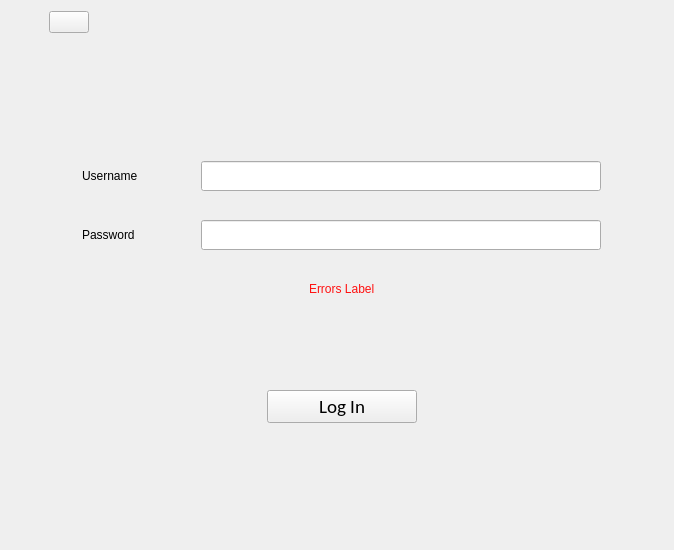
<?xml version="1.0" encoding="UTF-8"?>
<ui version="4.0">
 <class>mainLoginFrame</class>
 <widget class="QFrame" name="mainLoginFrame">
  <property name="geometry">
   <rect>
    <x>0</x>
    <y>0</y>
    <width>674</width>
    <height>550</height>
   </rect>
  </property>
  <property name="windowTitle">
   <string>Frame</string>
  </property>
  <layout class="QHBoxLayout" name="horizontalLayout">
   <item>
    <layout class="QVBoxLayout" name="verticalLayout">
     <property name="leftMargin">
      <number>38</number>
     </property>
     <property name="rightMargin">
      <number>27</number>
     </property>
     <item alignment="Qt::AlignLeft">
      <widget class="QPushButton" name="goBackButton">
       <property name="statusTip">
        <string>Go Back</string>
       </property>
       <property name="text">
        <string/>
       </property>
       <property name="icon">
        <iconset>
         <normaloff>left_arrow.png</normaloff>left_arrow.png</iconset>
       </property>
       <property name="iconSize">
        <size>
         <width>24</width>
         <height>24</height>
        </size>
       </property>
      </widget>
     </item>
     <item>
      <spacer name="verticalSpacer_2">
       <property name="orientation">
        <enum>Qt::Vertical</enum>
       </property>
       <property name="sizeType">
        <enum>QSizePolicy::Fixed</enum>
       </property>
       <property name="sizeHint" stdset="0">
        <size>
         <width>20</width>
         <height>100</height>
        </size>
       </property>
      </spacer>
     </item>
     <item>
      <widget class="QFrame" name="loginInputFrame">
       <property name="maximumSize">
        <size>
         <width>600</width>
         <height>200</height>
        </size>
       </property>
       <property name="frameShape">
        <enum>QFrame::NoFrame</enum>
       </property>
       <property name="frameShadow">
        <enum>QFrame::Raised</enum>
       </property>
       <layout class="QGridLayout" name="gridLayout">
        <property name="leftMargin">
         <number>20</number>
        </property>
        <property name="rightMargin">
         <number>20</number>
        </property>
        <item row="1" column="0">
         <spacer name="verticalSpacer_4">
          <property name="orientation">
           <enum>Qt::Vertical</enum>
          </property>
          <property name="sizeType">
           <enum>QSizePolicy::Fixed</enum>
          </property>
          <property name="sizeHint" stdset="0">
           <size>
            <width>20</width>
            <height>10</height>
           </size>
          </property>
         </spacer>
        </item>
        <item row="2" column="1">
         <widget class="QLineEdit" name="passwordLineEdit">
          <property name="maximumSize">
           <size>
            <width>400</width>
            <height>30</height>
           </size>
          </property>
          <property name="statusTip">
           <string>Password</string>
          </property>
          <property name="echoMode">
           <enum>QLineEdit::Password</enum>
          </property>
         </widget>
        </item>
        <item row="0" column="0">
         <widget class="QLabel" name="usernameLabel">
          <property name="maximumSize">
           <size>
            <width>100</width>
            <height>33</height>
           </size>
          </property>
          <property name="statusTip">
           <string>Username</string>
          </property>
          <property name="text">
           <string>Username</string>
          </property>
         </widget>
        </item>
        <item row="2" column="0">
         <widget class="QLabel" name="passwordLabel">
          <property name="maximumSize">
           <size>
            <width>100</width>
            <height>33</height>
           </size>
          </property>
          <property name="statusTip">
           <string>Password</string>
          </property>
          <property name="text">
           <string>Password</string>
          </property>
         </widget>
        </item>
        <item row="0" column="1">
         <widget class="QLineEdit" name="usernameLineEdit">
          <property name="maximumSize">
           <size>
            <width>400</width>
            <height>30</height>
           </size>
          </property>
          <property name="statusTip">
           <string>Username</string>
          </property>
         </widget>
        </item>
       </layout>
      </widget>
     </item>
     <item alignment="Qt::AlignHCenter">
      <widget class="QLabel" name="errorsLabel">
       <property name="maximumSize">
        <size>
         <width>400</width>
         <height>20</height>
        </size>
       </property>
       <property name="text">
        <string>&lt;html&gt;&lt;head/&gt;&lt;body&gt;&lt;p&gt;&lt;span style=&quot; color:#ff1111;&quot;&gt;Errors Label&lt;/span&gt;&lt;/p&gt;&lt;/body&gt;&lt;/html&gt;</string>
       </property>
      </widget>
     </item>
     <item>
      <spacer name="verticalSpacer_3">
       <property name="orientation">
        <enum>Qt::Vertical</enum>
       </property>
       <property name="sizeType">
        <enum>QSizePolicy::Minimum</enum>
       </property>
       <property name="sizeHint" stdset="0">
        <size>
         <width>30</width>
         <height>85</height>
        </size>
       </property>
      </spacer>
     </item>
     <item alignment="Qt::AlignHCenter">
      <widget class="QPushButton" name="submitLoginButton">
       <property name="minimumSize">
        <size>
         <width>150</width>
         <height>33</height>
        </size>
       </property>
       <property name="maximumSize">
        <size>
         <width>150</width>
         <height>33</height>
        </size>
       </property>
       <property name="font">
        <font>
         <family>Carlito</family>
         <pointsize>14</pointsize>
        </font>
       </property>
       <property name="statusTip">
        <string>Log In</string>
       </property>
       <property name="text">
        <string>Log In</string>
       </property>
      </widget>
     </item>
     <item>
      <spacer name="verticalSpacer">
       <property name="orientation">
        <enum>Qt::Vertical</enum>
       </property>
       <property name="sizeType">
        <enum>QSizePolicy::Fixed</enum>
       </property>
       <property name="sizeHint" stdset="0">
        <size>
         <width>20</width>
         <height>116</height>
        </size>
       </property>
      </spacer>
     </item>
    </layout>
   </item>
  </layout>
 </widget>
 <tabstops>
  <tabstop>goBackButton</tabstop>
  <tabstop>usernameLineEdit</tabstop>
  <tabstop>passwordLineEdit</tabstop>
  <tabstop>submitLoginButton</tabstop>
 </tabstops>
 <resources/>
 <connections/>
</ui>
